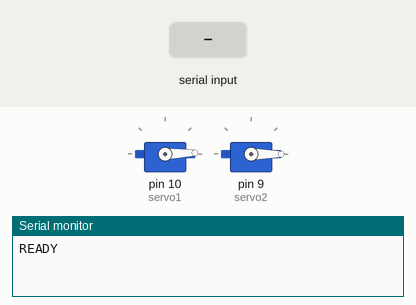
A sketch run on a simulated Arduino Uno, built with avr-gcc and run on an emulated ATmega328P. On the bench: 2 × servo, the last lines printed to the serial monitor. Inputs (shaded band) come from the test bench.

Above: at 1.5 s.
1.6 s: "STOP\n" received over Serial
3.4 s: "RUN\n" received over Serial
At 11.6 s:
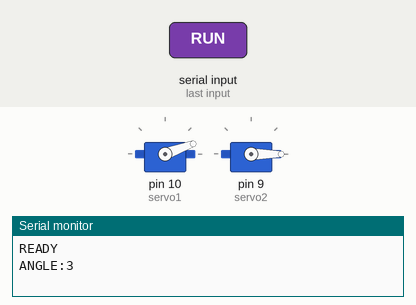
At 19.6 s:
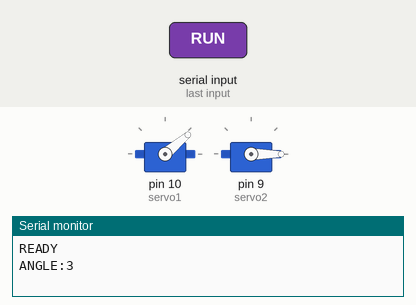
Timing chart, 0 to 21.3 s (numbered marks = the images above; inputs shaded):
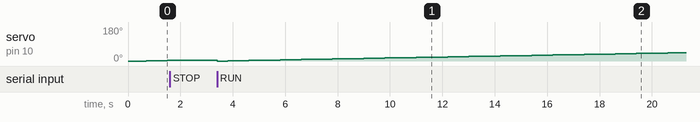

The sketch:

cascade_motors.ino
```cpp
#include <Servo.h>

Servo servo1;   // NOW pin 10
Servo servo2;   // NOW pin 9

int angle1 = 0;
int angle2 = 0;

int totalAngle = 0;
int currentAngle = 0;   // <-- keeps the actual last servo angle (0..180)
bool stopMotion = false;
bool angleSent = false;

const int stepDelay = 400;
const int stepSize  = 1;

void setup() {
  Serial.begin(9600);

  servo1.attach(10);   // SWAPPED
  servo2.attach(9);    // SWAPPED

  servo1.write(0);
  servo2.write(0);
  currentAngle = 0;
  angle1 = 0;
  angle2 = 0;
  delay(300);

  Serial.println("READY");
}

void loop() {

  checkSerialCommand();

  if (stopMotion) {
    if (!angleSent) {
      // Send the last reported servo angle (not the accumulated total)
      Serial.print("ANGLE:");
      Serial.println(currentAngle);
      Serial.flush();
      angleSent = true;
    }
    return;
  }

  runScanPattern();
}

// ======================================================
// READ STOP / RUN COMMAND
// ======================================================
void checkSerialCommand() {
  if (!Serial.available()) return;

  String cmd = Serial.readStringUntil('\n');
  cmd.trim();

  if (cmd.equalsIgnoreCase("STOP")) {
    stopMotion = true;
    angleSent = false;   // ensure we will send angle once when stopped
  } else if (cmd.equalsIgnoreCase("RUN")) {
    // resume scanning
    stopMotion = false;
    angleSent = false;
  }
}

// ======================================================
// SCAN ROUTINE
// ======================================================
void runScanPattern() {

  sweep(servo1, angle1, 0, 180);
  if (stopMotion) return;

  sweep(servo2, angle2, 0, 180);
  if (stopMotion) return;

  sweep(servo2, angle2, 180, 0);
  if (stopMotion) return;

  sweep(servo1, angle1, 180, 0);
  if (stopMotion) return;
}

// ======================================================
// SWEEP FUNCTION
// ======================================================
void sweep(Servo &servo, int &angleVar, int start, int end) {

  int direction = (end > start) ? stepSize : -stepSize;

  for (int a = start;
       (direction > 0) ? a <= end : a >= end;
       a += direction)
  {
    checkSerialCommand();
    if (stopMotion) return;

    servo.write(a);
    angleVar = a;
    currentAngle = a;    // update the shared current angle (the one we will report)

    totalAngle += abs(direction);

    delay(stepDelay);
  }
}
```

Measured:
- after the input at 1.6 s, servo on pin 10 (servo1): stays 3° (without the input it goes to 4° after 0.30 s)
- after the input at 3.4 s, servo on pin 10 (servo1): 3° → 0° at once, → 1° 0.40 s later, → 2° 0.40 s later, → 3° 0.40 s later, … (45 changes in this stretch)
